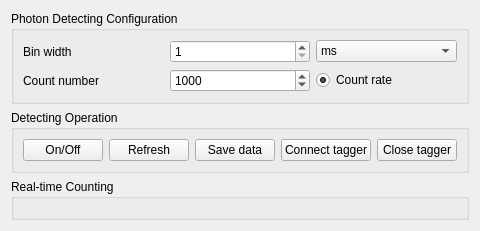
       <widget class="QWidget" name="tabPhotonCount">
        <attribute name="title">
         <string>Photon Count</string>
        </attribute>
        <layout class="QGridLayout" name="gridLayout_13">
         <item row="0" column="0">
          <widget class="QGroupBox" name="groupBoxPhotonCountCongiuration">
           <property name="title">
            <string>Photon Detecting Configuration</string>
           </property>
           <layout class="QGridLayout" name="gridLayout_3">
            <item row="0" column="0">
             <widget class="QLabel" name="labelBinWidth">
              <property name="text">
               <string>Bin width</string>
              </property>
             </widget>
            </item>
            <item row="0" column="2">
             <widget class="QComboBox" name="comboBoxBinwidthUnit">
              <property name="currentIndex">
               <number>1</number>
              </property>
              <item>
               <property name="text">
                <string>s</string>
               </property>
              </item>
              <item>
               <property name="text">
                <string>ms</string>
               </property>
              </item>
              <item>
               <property name="text">
                <string>us</string>
               </property>
              </item>
              <item>
               <property name="text">
                <string>ns</string>
               </property>
              </item>
              <item>
               <property name="text">
                <string>ps</string>
               </property>
              </item>
             </widget>
            </item>
            <item row="1" column="0">
             <widget class="QLabel" name="labelCountNumber">
              <property name="text">
               <string>Count number</string>
              </property>
             </widget>
            </item>
            <item row="0" column="1">
             <widget class="QSpinBox" name="spinBoxBinwidth">
              <property name="minimum">
               <number>1</number>
              </property>
              <property name="maximum">
               <number>1000</number>
              </property>
             </widget>
            </item>
            <item row="1" column="1">
             <widget class="QSpinBox" name="spinBoxCountNumber">
              <property name="minimum">
               <number>1</number>
              </property>
              <property name="maximum">
               <number>5000</number>
              </property>
              <property name="value">
               <number>1000</number>
              </property>
             </widget>
            </item>
            <item row="1" column="2">
             <widget class="QRadioButton" name="radioButtonPhotonCountRate">
              <property name="text">
               <string>Count rate</string>
              </property>
              <property name="checked">
               <bool>true</bool>
              </property>
             </widget>
            </item>
           </layout>
          </widget>
         </item>
         <item row="2" column="0">
          <widget class="QGroupBox" name="groupBoxPhotonCountVisualization">
           <property name="title">
            <string>Real-time Counting</string>
           </property>
           <layout class="QGridLayout" name="gridLayout_10">
            <item row="0" column="0">
             <widget class="QWidget" name="widgetPhotonCountVisualization" native="true">
              <property name="sizePolicy">
               <sizepolicy hsizetype="Expanding" vsizetype="Expanding">
                <horstretch>0</horstretch>
                <verstretch>0</verstretch>
               </sizepolicy>
              </property>
             </widget>
            </item>
           </layout>
          </widget>
         </item>
         <item row="1" column="0">
          <widget class="QGroupBox" name="groupBoxPhotonCountOperation">
           <property name="title">
            <string>Detecting Operation</string>
           </property>
           <layout class="QHBoxLayout" name="horizontalLayout">
            <item>
             <widget class="QPushButton" name="pushButtonPhotonCountOnOff">
              <property name="text">
               <string>On/Off</string>
              </property>
              <property name="checkable">
               <bool>true</bool>
              </property>
              <property name="checked">
               <bool>false</bool>
              </property>
             </widget>
            </item>
            <item>
             <widget class="QPushButton" name="pushButtonPhotonCountRefresh">
              <property name="text">
               <string>Refresh</string>
              </property>
             </widget>
            </item>
            <item>
             <widget class="QPushButton" name="pushButtonPhotonCountSaveData">
              <property name="text">
               <string>Save data</string>
              </property>
             </widget>
            </item>
            <item>
             <widget class="QPushButton" name="pushButtonTaggerConnect">
              <property name="text">
               <string>Connect tagger</string>
              </property>
             </widget>
            </item>
            <item>
             <widget class="QPushButton" name="pushButtonTaggerClose">
              <property name="text">
               <string>Close tagger</string>
              </property>
             </widget>
            </item>
           </layout>
          </widget>
         </item>
        </layout>
       </widget>
